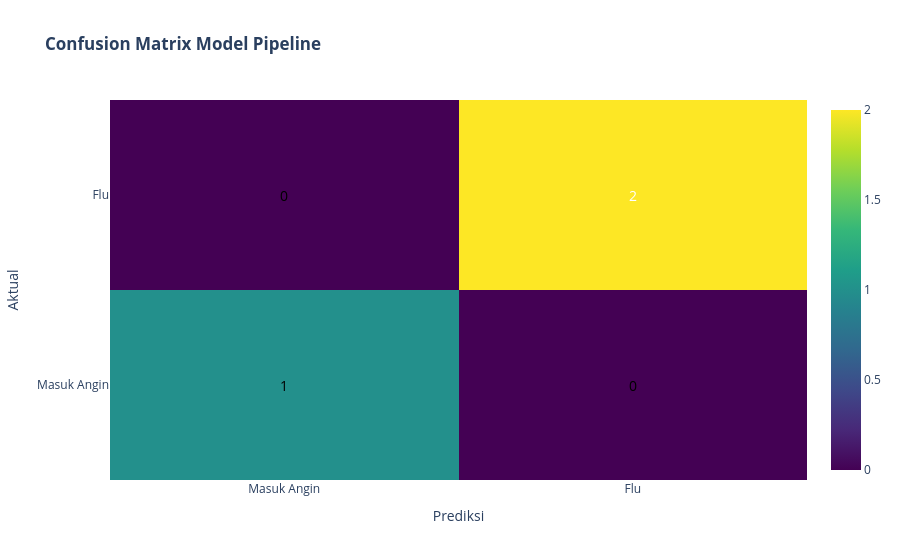

Notebook code cell kept with this figure:
### Markdown cell above
Visualisasi bar chart yang telah ditampilkan menyajikan tiga metrik evaluasi kinerja model penting untuk setiap kelas diagnosa ('Masuk Angin' dan 'Flu'):

1.  **Precision (Presisi):**
    *   **Apa itu:** Presisi mengukur seberapa akurat prediksi positif model. Dengan kata lain, dari semua kasus yang diprediksi oleh model sebagai 'Flu' (atau 'Masuk Angin'), berapa banyak yang sebenarnya benar-benar 'Flu' (atau 'Masuk Angin').
    *   **Interpretasi:** Presisi tinggi menunjukkan bahwa model tidak sering membuat prediksi positif palsu (False Positives). Misalnya, jika presisi untuk 'Flu' adalah 1.0 (100%), berarti setiap kali model memprediksi 'Flu', pasien tersebut memang benar 'Flu'.

2.  **Recall (Sensitivitas/Cakupan):**
    *   **Apa itu:** Recall mengukur kemampuan model untuk menemukan semua kasus positif yang relevan. Dengan kata lain, dari semua pasien yang sebenarnya 'Flu' (atau 'Masuk Angin'), berapa banyak yang berhasil dideteksi dengan benar oleh model.
    *   **Interpretasi:** Recall tinggi menunjukkan bahwa model tidak sering melewatkan kasus positif yang sebenarnya (False Negatives). Misalnya, jika recall untuk 'Flu' adalah 1.0 (100%), berarti model berhasil mendeteksi semua pasien yang sebenarnya menderita 'Flu'.

3.  **F1-Score:**
    *   **Apa itu:** F1-Score adalah rata-rata harmonik dari Precision dan Recall. Ini adalah metrik yang baik untuk digunakan ketika Anda menginginkan keseimbangan antara Precision dan Recall, terutama jika ada ketidakseimbangan kelas (jumlah sampel per kelas tidak sama).
    *   **Interpretasi:** F1-Score yang tinggi (mendekati 1.0) menunjukkan bahwa model memiliki kinerja yang baik dalam hal Precision dan Recall secara bersamaan. Ini adalah indikator performa model yang lebih komprehensif dibandingkan melihat Precision atau Recall saja.


**Bagaimana Melihat Visualisasi Anda:**

*   Setiap kelompok bar mewakili satu metrik (Precision, Recall, F1-Score).
*   Pada setiap kelompok bar, Anda akan melihat dua bar: satu untuk 'Masuk Angin' dan satu untuk 'Flu'.
*   **Nilai 1.0 (atau 100%) untuk semua metrik (Precision, Recall, F1-Score) di kedua kelas** menunjukkan bahwa model Anda memiliki performa yang sempurna pada data `X_test` yang digunakan. Ini berarti model berhasil memprediksi semua kasus 'Masuk Angin' dengan benar dan semua kasus 'Flu' dengan benar di set data pengujian tersebut.

### Code cell
import plotly.graph_objects as go
from sklearn.metrics import confusion_matrix

# Calculate the confusion matrix
cm = confusion_matrix(y_test, y_pred)

# Define class labels
class_labels = ['Masuk Angin', 'Flu']

# Create the heatmap using Plotly Graph Objects
fig = go.Figure(data=go.Heatmap(
                   z=cm,
                   x=class_labels,
                   y=class_labels,
                   colorscale='Viridis')) # You can choose other colorscales like 'Blues', 'Greens', etc.

fig.update_layout(
    title_text='<b>Confusion Matrix Model Pipeline</b>',
    xaxis_title='Prediksi',
    yaxis_title='Aktual',
    xaxis_nticks=len(class_labels),
    yaxis_nticks=len(class_labels),
    xaxis_showgrid=False,
    yaxis_showgrid=False
)

# Add text annotations for the values inside the heatmap cells
for i in range(len(class_labels)):
    for j in range(len(class_labels)):
        fig.add_annotation(
            x=class_labels[j],
            y=class_labels[i],
            text=str(cm[i, j]),
            showarrow=False,
            font=dict(color="white" if cm[i,j] > cm.max()/2 else "black", size=14)
        )

fig.show()

### Figure 1 — Plotly figure (JSON) as saved in the notebook; plotly's stock layout.template omitted (floating-point values rounded to 4 significant figures)
{"data": [{"colorscale": [[0, "#440154"], [0.1111, "#482878"], [0.2222, "#3e4989"], [0.3333, "#31688e"], [0.4444, "#26828e"], [0.5556, "#1f9e89"], [0.6667, "#35b779"], [0.7778, "#6ece58"], [0.8889, "#b5de2b"], [1, "#fde725"]], "type": "heatmap", "x": ["Masuk Angin", "Flu"], "y": ["Masuk Angin", "Flu"], "z": [[1, 0], [0, 2]]}], "layout": {"annotations": [{"font": {"color": "black", "size": 14}, "showarrow": false, "text": "1", "x": "Masuk Angin", "y": "Masuk Angin"}, {"font": {"color": "black", "size": 14}, "showarrow": false, "text": "0", "x": "Flu", "y": "Masuk Angin"}, {"font": {"color": "black", "size": 14}, "showarrow": false, "text": "0", "x": "Masuk Angin", "y": "Flu"}, {"font": {"color": "white", "size": 14}, "showarrow": false, "text": "2", "x": "Flu", "y": "Flu"}], "title": {"text": "<b>Confusion Matrix Model Pipeline</b>"}, "xaxis": {"nticks": 2, "showgrid": false, "title": {"text": "Prediksi"}}, "yaxis": {"nticks": 2, "showgrid": false, "title": {"text": "Aktual"}}}}
